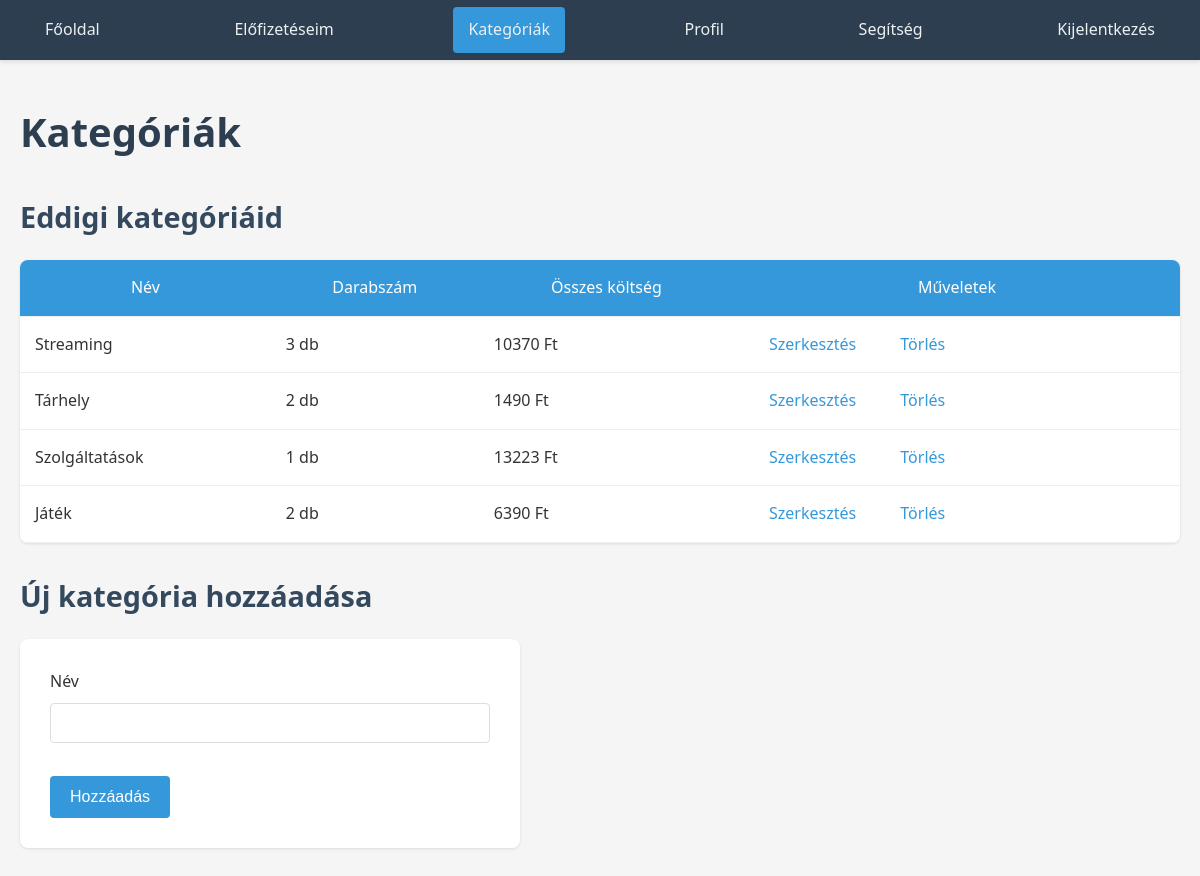
Page /categories (signed in) on the committed database.
### app/models.py (models this page shows, shortened)
class Category(db.Model):
    id: so.Mapped[int] = so.mapped_column(primary_key=True)
    user_id: so.Mapped[int] = so.mapped_column(sa.ForeignKey(User.id), nullable=False)
    name: so.Mapped[str] = so.mapped_column(sa.String(50), index=True, nullable=False)

### app/routes.py (the view)
@bp.route('/categories')
@login_required
def categories_page():
    form = AddCategoryForm()
    categories = db.session.scalars(sa.select(Category).where(current_user.id == Category.user_id)).all()
    category_prices = {}
    category_quantity = {}
    for category in categories:
        subscriptions = db.session.scalars(sa.select(Subscription).where(
            Subscription.category_id == category.id,
            Subscription.user_id == current_user.id
        )).all()
        total_price = sum(sub.price for sub in subscriptions)
        category_prices[category.id] = total_price
        category_quantity[category.id] = len(subscriptions)
    return render_template('categories/categories.html', title="Kategóriák", categories=categories, category_prices=category_prices, category_quantity=category_quantity, form=form)

### app/forms.py
class AddCategoryForm(FlaskForm):
    name = StringField('Név', validators=[DataRequired(), Length(min=1, max=64)])
    submit = SubmitField('Hozzáadás')

### app/models.py (called while the page is built)
@login.user_loader
def load_user(user_id):
    return db.session.get(User, int(user_id))

### app/templates/categories/categories.html (shortened to what this page needs)
{% extends "base.html" %}
{% block content %}
<div class="categories-page">
  <h1>Kategóriák</h1>
  <h2>Eddigi kategóriáid</h2>
  <table>
    <thead>
      <tr>
        <th>Név</th>
        <th>Darabszám</th>
        <th>Összes költség</th>
        <th>Műveletek</th>
        </tr>
    </thead>
    <tbody>
      {% for category in categories %}
        <tr>
          <td>{{ category.name }}</td>
          <td>{{ category_quantity[category.id] }} db</td>
          <td>{{ category_prices[category.id] }} Ft</td>
          <td>
            <a href="{{ url_for('main.edit_category', category_id=category.id) }}">Szerkesztés</a>
            <a href="{{ url_for('main.delete_category', category_id=category.id) }}">Törlés</a>
          </td>
        </tr>
      {% endfor %}
  </table>
  <h2>Új kategória hozzáadása</h2>
    <form method="POST" action="{{ url_for('main.add_category') }}">
        <p>
            {{ form.name.label }}<br>
            {{ form.name(size=32) }}
        </p>
        <br>
        <p>{{ form.submit() }}</p>
    </form>
</div>
{% endblock %}

### app/static/style.css (style rules this page uses)
* { margin: 0; padding: 0; box-sizing: border-box; }
body { font-family: 'Segoe UI', Tahoma, Geneva, Verdana, sans-serif; line-height: 1.6; color: #333; background-color: #f5f5f5; }
.subscriptions-page, .categories-page { max-width: 1200px; margin: 40px auto; padding: 0 20px; }
h1 { color: #2c3e50; margin-bottom: 30px; font-size: 2.5em; }
h2 { color: #34495e; margin: 30px 0 20px; font-size: 1.8em; }
table { width: 100%; border-collapse: collapse; margin: 20px 0; background-color: white; box-shadow: 0 1px 3px rgba(0,0,0,0.1); border-radius: 8px; overflow: hidden; }
th, td { padding: 15px; text-align: left; border-bottom: 1px solid #eee; }
th { background-color: #3498db; color: white; font-weight: 500; text-align: center; }
form { background-color: white; padding: 30px; border-radius: 8px; box-shadow: 0 1px 3px rgba(0,0,0,0.1); max-width: 500px; margin: 20px 0; }
input[type="text"], input[type="email"], input[type="password"], input[type="number"], select { width: 100%; padding: 10px; margin: 8px 0; border: 1px solid #ddd; border-radius: 4px; font-size: 16px; }
input[type="submit"], button { background-color: #3498db; color: white; padding: 12px 20px; border: none; border-radius: 4px; cursor: pointer; font-size: 16px; transition: background-color 0.3s ease; }
a { color: #3498db; text-decoration: none; margin: 0 10px; padding: 5px 10px; border-radius: 4px; transition: background-color 0.3s ease; }

### rows in the picture
Category: name "Streaming", user "3", category_prices "10370"
Category: name "Tárhely", id "2", category_prices "1490"
Category: name "Szolgáltatások", category_quantity "1", category_prices "13223"
Category: name "Játék", category_quantity "2", category_prices "6390"
